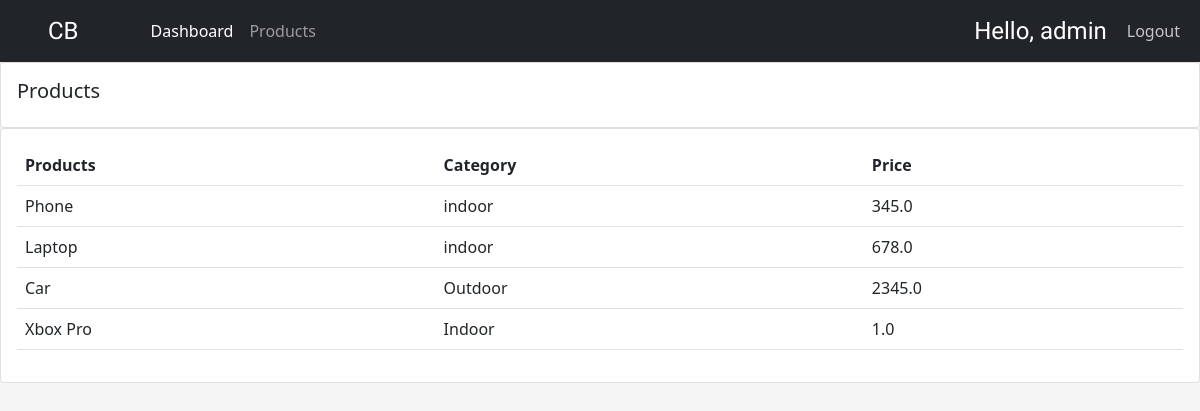
Screenshot of /products/ (signed in) with the database file from the repository.
### myapp/models.py (models this page shows, shortened)
class Product(models.Model):
    CATEGORY = (
        ('Indoor', 'Indoor'),
        ('Outdoor', 'Outdoor')
    )
    name = models.CharField(max_length=200, null=True)
    price = models.FloatField()
    category = models.CharField(max_length=200, null=True, choices=CATEGORY)
    description = models.CharField(max_length=200, null=True)
    date_created = models.DateTimeField(auto_now_add=True, null=True)
    tag = models.ManyToManyField(Tag)

### myapp/decorators.py (the view)
        def wrapper_func(request, *args, **kwargs):
            group = None
            if request.user.groups.exists():
                group = request.user.groups.all()[0].name
            if group in allowed_roles:
                return view_func(request, *args, **kwargs)
            else:
                return HttpResponse('You are not authorized to view this page')

### myapp/views.py (called while the page is built)
@login_required(login_url='login')
@allowed_users(allowed_roles=['admin'])
def products(request):
    products = Product.objects.all()
    context = {'products': products}
    return render(request, 'myapp/products.html', context)

### myapp/templates/myapp/products.html
{% extends 'myapp/main.html' %}
{% block content %}
<div class="row">
    <div class="col-md">
        <div class="card card-body">
            <h5>Products </h5>
        </div>
        <div class="card card-body">
            <table class="table">
                <tr>
                    <th>Products</th>
                    <th>Category</th>
                    <th>Price</th>
                </tr>
                {% for i in products %}
                    <tr>
                        <td>{{ i.name }}</td>
                        <td>{{ i.category }}</td>
                        <td>{{ i.price }}</td>
                    </tr>
                {% endfor %}
            </table>
        </div>
    </div>
</div>
{% endblock %}

### myapp/templates/myapp/navbar.html (shortened to what this page needs)
{% load static %}
<nav class="navbar navbar-expand-lg navbar-dark bg-dark">
  <a class="navbar-brand px-5 logo " href="#">CB</a>
  <div class="collapse navbar-collapse" id="navbarNavAltMarkup">
    <div class="navbar-nav">
      {% if request.user.is_staff %}
      <a class="nav-item nav-link active" href="{% url 'home' %}">Dashboard</a>
      <a class="nav-item nav-link" href="{% url 'products' %}">Products</a>
      {% else %}
      <a class="nav-item nav-link" href="{% url 'accounts' %}">Settings</a>
      {% endif %}
    </div>
  </div>
  <span class="hello-msg">Hello, {{request.user}}</span>
  <span><a class="logout-msg" href="{% url 'logout' %}">Logout</a></span>
</nav>

### static/css/main.css (style rules this page uses)
body { background-color: whitesmoke; }

### myapp/templates/myapp/navbar.html (style rules this page uses)
.logo { font-size: 1.5rem; font-family: 'Grape Nuts', cursive; }
.hello-msg { color: white; font-size: 1.5rem; margin-right: 20px; font-family: 'Grape Nuts', cursive; }
.logout-msg { color: rgba(255, 255, 255, 0.737); margin-right: 20px; text-decoration: none; }

### rows the page displays
Product: name "Phone", category "indoor", price "345.0"
Product: name "Laptop", category "indoor", price "678.0"
Product: name "Car", category "Outdoor", price "2345.0"
Product: name "Xbox Pro", category "Indoor", price "1.0"

### other values shown
{{ request.user }} "admin"
